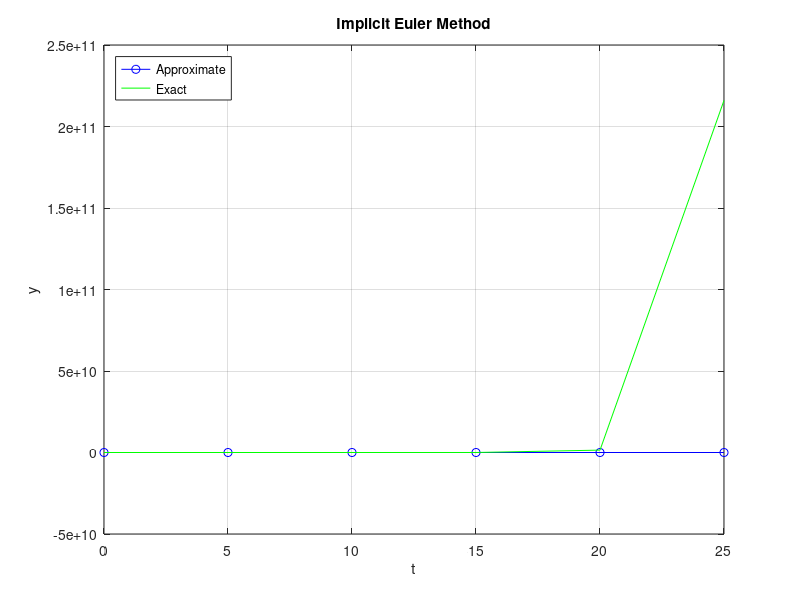

The MATLAB script that drew this image:
% Implicit Euler Módszer
% y'(t)=2t+y diff. egyenlet megoldása y(0) = 1, h = 0.1, b = 0.4

clc, clear all, close all

n = input("Enter iteration length: ");          % Iterációk száma
input_h = input("Enter step size: ");           % lépés mérete
t0 = input("Enter t0 initial value: ");         % t0 értéke
y0 = input("Enter y0 initial value: ");         % y0 értéke
b = input("Enter end of interval value: ");     % Intervalum vége
a = t0;                                   % Intervalum kezdő értékének beállítása
if !isempty(input_h)          % h paraméter ellenőrzése, hogy megvan-e adva
  h = input_h;                % h változó beállítása, ha megvan adva
else
  h = (b - a) / n;            % lépés mértékének kiszámolása, ha nincs megadva
endif

% Nemlineáris egyenletrendszer
backward_euler = @ ( f, to, yo, tp, yp ) yp - yo - ( tp - to ) * ( f ( tp, yp ) )';
tspan = [0.0 1];
f = @(t, y) (2 * t) + y; % függvény meghatározása
exact = @(t) ((-2) * (t + 1) + (3 * exp(t))); % függvény egzakt megoldása
m = length ( y0 );
t = zeros ( n + 1, 1 ); % t tömb feltöltése nullákkal
y = zeros ( n + 1, m ); % y tömb feltöltése nullákkal
ye = zeros( n + 1, m); % ye(egzakt megoldáshoz) tömb feltöltése nullákkal

% tömbök első elmeinek beállítása
t(1,1) = tspan(1);
y(1,:) = y0(:);
ye(1,:) = y0(:);

fprintf('%7s %7s %7s %7s \n','i','t(i)','y(i)', 'ye(i)'); % fejléc kiírása
fprintf('%7d %7.2f %7.3f %7.3f \n', 1, tspan(1), y0, y0); % első iteráció kiírása
for i = 1 : n

   to = t(i,1);
   yo = y(i,:);
   tp = to + h;
   yp = yo + h * f ( to, yo )';

   % Nemlineáris egyenletrendszer megoldása
   yp = fsolve ( @(yp)backward_euler(f, to, yo, tp, yp), yp );

   t(i+1,1) = tp; % Tároljuk a t tömben a kiszámolt idő értékét
   y(i+1,:) = yp; % tároljuk a y tömben a megoldott egyenlet rendszert
   ye(i + 1, :) = exact(t(i + 1, 1)); % egzakt függvény kiszámolása a t(i) pontban
   fprintf('%7d %7.2f %7.3f %7.3f \n',i + 1, t(i + 1), y(i + 1), ye(i + 1)); % aktuális pontok kiíratása
end

% Gráf készítése a becsült és egzakt függvényről
plot(t, y, 'b-o', t, exact(t), 'g');
title('Implicit Euler Method');
ylabel('y'); xlabel('t');
legend({'Approximate','Exact'},'Location','northwest');
grid on

hold on
hold off
